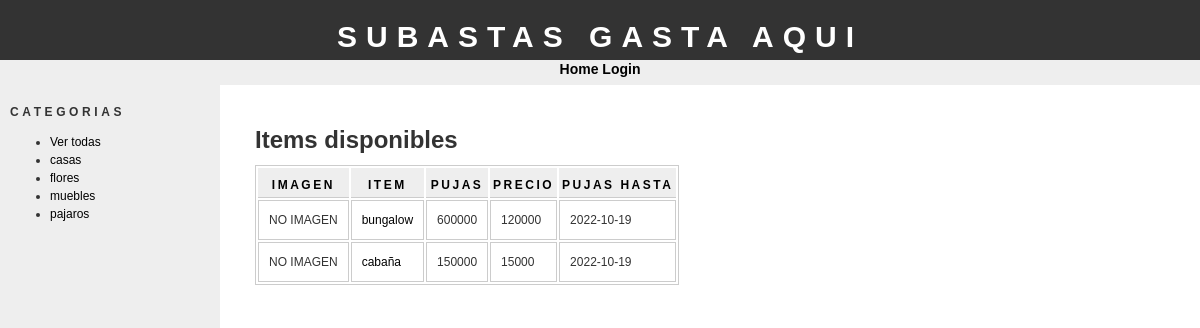
The page /index.php?id=4 on the database its author committed.
### tables this page shows
CREATE TABLE IF NOT EXISTS `categorias` (
  `id` int(11) NOT NULL AUTO_INCREMENT,
  `categoria` varchar(30) NOT NULL,
  PRIMARY KEY (`id`),
  UNIQUE KEY `index_categoria` (`id`)
);

CREATE TABLE IF NOT EXISTS `items` (
  `id` int(11) NOT NULL AUTO_INCREMENT,
  `id_cat` int(11) NOT NULL,
  `id_user` int(11) NOT NULL,
  `nombre` varchar(50) NOT NULL,
  `preciopartida` float NOT NULL,
  `descripcion` varchar(200) NOT NULL,
  `fechafin` date NOT NULL,
  PRIMARY KEY (`id`),
  KEY `FK_ITEMS_CATEGORIA` (`id_cat`),
  KEY `FK_ITEMS_USUARIOS` (`id_user`)
);

### index.php (the view, shortened to what this page needs)
<?php
    include_once 'header.php';
    function cargarItems (){
        if (!isset($_GET['id'])){
            $query = "SELECT imagenes.imagen, items.nombre, pujas.cantidad, items.preciopartida, items.fechafin
                        FROM items
                        left join pujas
                        on  pujas.id_item = items.id
                        left join imagenes
                        on imagenes.id_item = items.id
                        group by items.id;";
        }else{
            $query = "SELECT imagenes.imagen, items.nombre, pujas.cantidad, items.preciopartida, items.fechafin, items.id
                        FROM items
                        left join pujas
                        on  pujas.id_item = items.id
                        left join imagenes
                        on imagenes.id_item = items.id
                        where items.id_cat =". $_GET['id']."
                        group by items.id;";
        }
        $resultset = mysqli_query($GLOBALS["conn"], $query);
        echo "<table><h1>Items disponibles</h1>";
        echo "<tr>
                <th>Imagen</th>
                <th>Item</th>
                <th>Pujas</th>
                <th>Precio</th>
                <th>Pujas Hasta</th>
            </tr>";
        while ($row = mysqli_fetch_assoc($resultset)){
            if($row['imagen']== null)
                echo "<tr><td>NO IMAGEN</td>";
            else
                echo "<tr><td><img src='./imagenes/".$row['imagen'].".jpg'></td>";
            echo "<td><a href='itemdetalles.php?'".$row['id']."'>".$row['nombre']."</a></td>";
            if ($row['cantidad'] == null)
                echo "<td>0</td>";
            else
                echo "<td>".$row['cantidad']."</td>";
            echo "<td>".$row['preciopartida']."</td>";
            echo "<td>".$row['fechafin']."</td></tr>";
        }
        echo "</table>";
    }
?>
<!DOCTYPE html>
<html lang="en">
<head>
    <link rel="stylesheet" href="css/style.css">
</head>
<?php cargarItems()?>

### bar.php (shortened to what this page needs)
<?php
    $conn = conexion();
    $catsql = "SELECT * FROM categorias ORDER BY categoria ASC;";
    $catresult = mysqli_query($conn,$catsql);
    echo "<h1>Categorias</h1>";
    echo "<ul>";
    echo "<li><a href='index.php'>Ver todas</a></li>";
    while($catrow = mysqli_fetch_assoc($catresult)) {
        echo "<li><a href='index.php?id="
            . $catrow['id'] . "'>" . $catrow['categoria']. "</a></li>";
    }
    echo "</ul>";
?>

### css/style.css (style rules this page uses)
body { font-family: "trebuchet ms", verdana, sans-serif; font-size: 12px; line-height: 1.5em; color: #333; background: #ffffff; margin: 0; padding: 0; text-align: center; width: 100%; }
a:link { text-decoration: none; color: #000; }
#bar h1 { font-size: 12px; text-transform: uppercase; letter-spacing: 0.3em; }
table { border: thin solid #cccccc; background: #ffffff; }
th { letter-spacing: 2.5px; background: #eeeeee; color: #000000; text-transform: uppercase; text-align: center; border-top: thick solid #eeeeee; border-bottom: thin solid #cccccc; padding: 3px; }
td { border: thin solid #cccccc; padding: 10px; }

### rows shown on the page
categorias: categoria "casas"
categorias: categoria "flores"
categorias: categoria "muebles"
categorias: categoria "pajaros"
items: nombre "bungalow", cantidad "600000", preciopartida "120000", fechafin "2022-10-19"
items: nombre "cabaña", cantidad "150000", preciopartida "15000", fechafin "2022-10-19"

### other values the page prints
NOMBREFORO "SUBASTAS GASTA AQUI"
